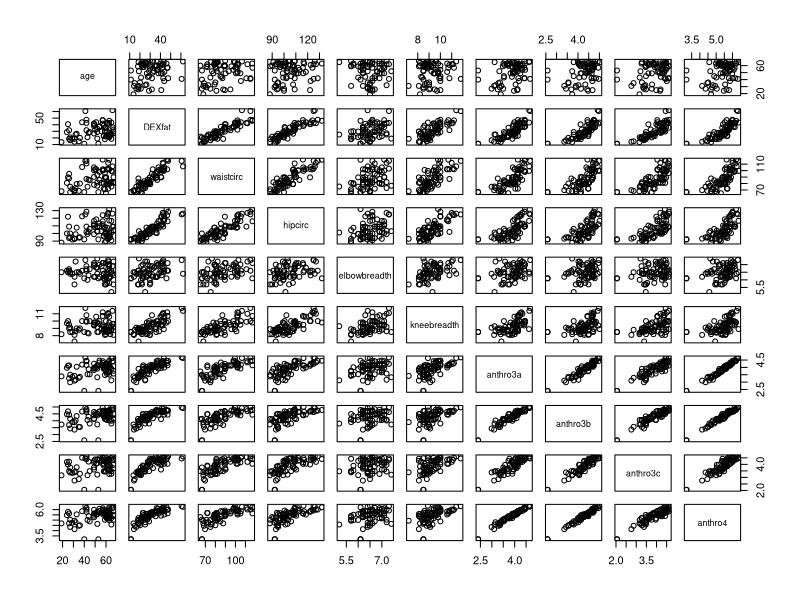
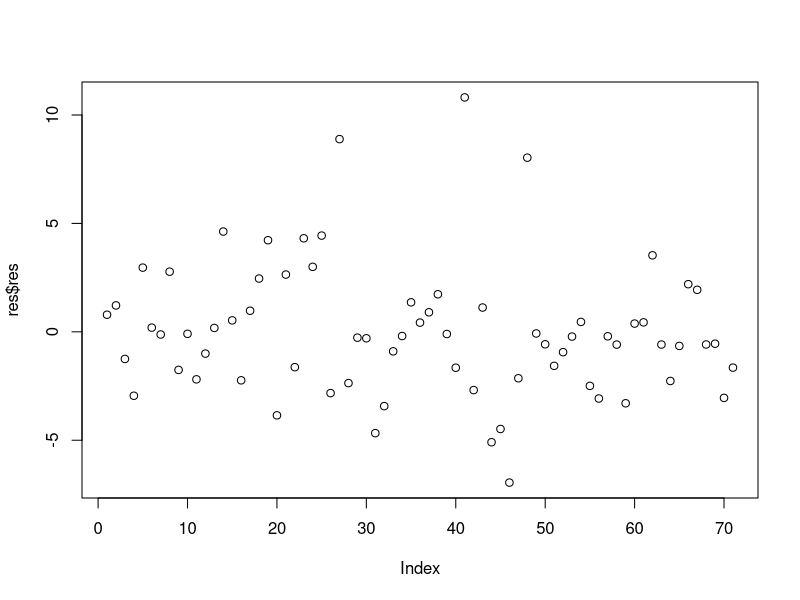
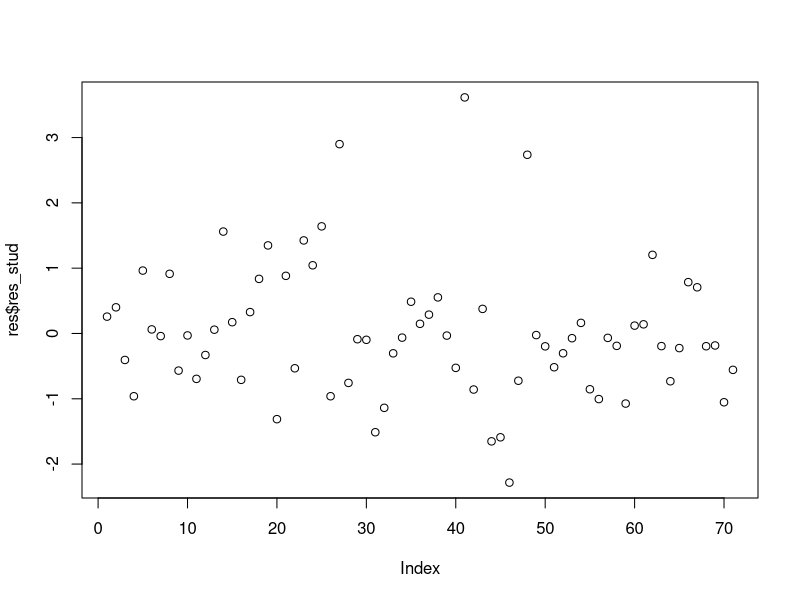
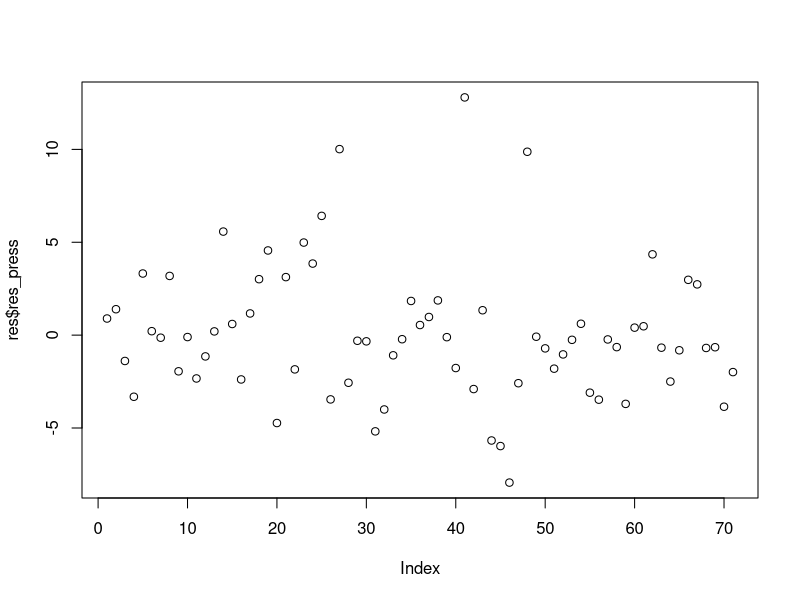
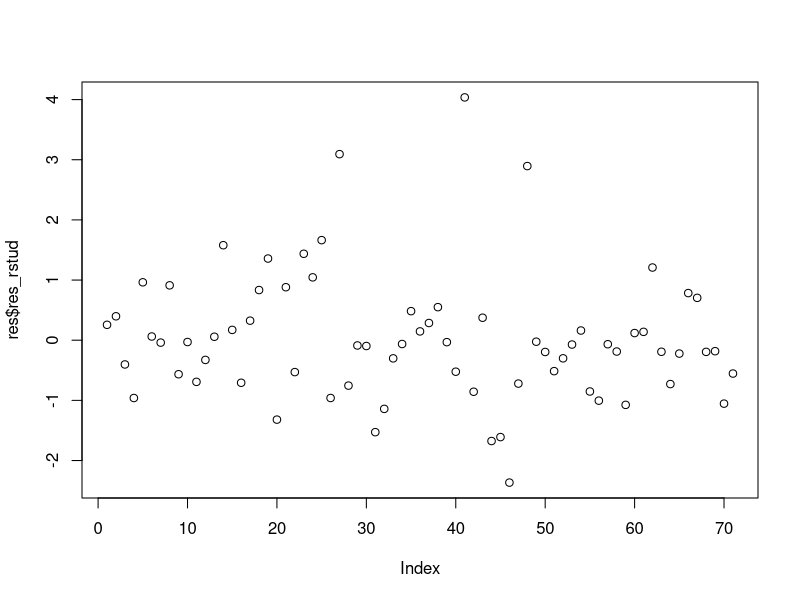
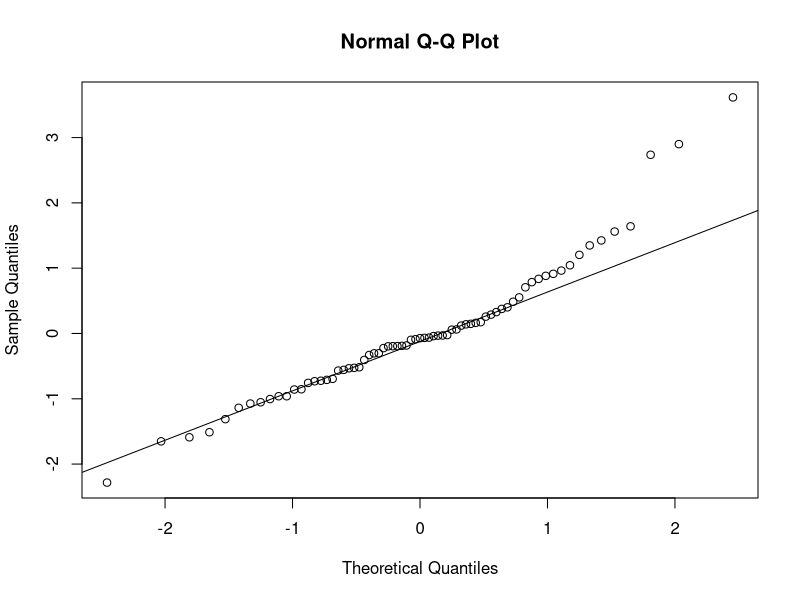
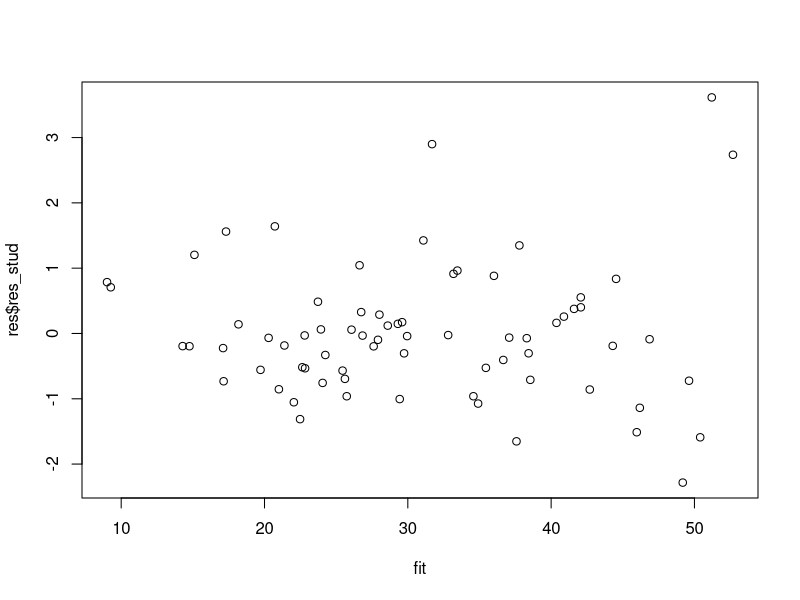
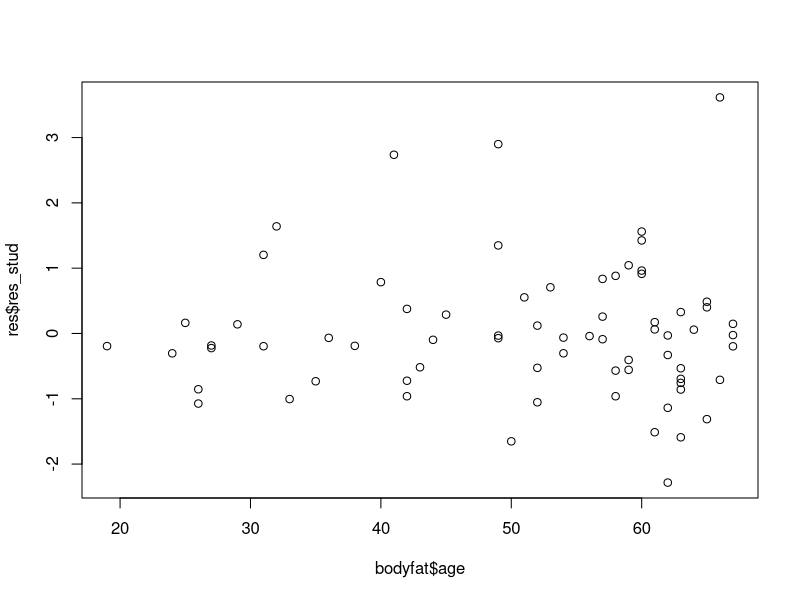

These figures' R source, in order: (Note: this script raises an error after producing the figures.)
#Load the data
library("TH.data")
library("car")

data("bodyfat")
head(bodyfat)
plot(bodyfat)
summary(bodyfat)

#Create the full model
model <- lm(DEXfat ~., data = bodyfat)
summary(model)

#Residual analysis
get_res <- function(model) {
  n = nrow(bodyfat)
  p = ncol(bodyfat)-1
  h_ii = lm.influence(model)$hat
  res = residuals(model)
  MS_res = sum(res^2)/(n-p) 
  res_std   = res / sqrt(MS_res)
  res_stud  = res / sqrt(MS_res*(1-h_ii))
  res_press = res / (1 - h_ii)
  S2 = ((n-p)*MS_res-res^2/(1-h_ii))/(n-p-1)
  res_rstud <- res/sqrt(S2*(1-h_ii))
  return(list("res"=res,
              "res_std"=res_std,
              "res_stud"=res_stud,
              "res_rstud"=res_rstud,
              "res_press"=res_press))}

res <- get_res(model)

plot(res$res)
plot(res$res_stud)
plot(res$res_press)
plot(res$res_rstud)

#Normal probability plot
qqnorm(res$res_stud)
qqline(res$res_stud)

#(s_res_stud <- sort(res_stud))
#c_prob <- ((1:n)-1/2)/n
#plot(s_res_stud, c_prob)

#Plot of Residuals against the Fitted Values
fit <- fitted(model)
plot(fit, res$res_stud)

#Plot of Residuals against the Regressor
plot(bodyfat$age, res$res_stud)
plot(bodyfat$waistcirc, res$res_stud)
plot(bodyfat$hipcirc, res$res_stud)
plot(bodyfat$elbowbreadth, res$res_stud)
plot(bodyfat$kneebreadth, res$res_stud)
plot(bodyfat$anthro3a, res$res_stud)
plot(bodyfat$anthro3b, res$res_stud)
plot(bodyfat$anthro3c, res$res_stud)
plot(bodyfat$anthro4, res$res_stud)

#Partial regression plots
avPlots(model)

#Partial residual plots
crPlots(model)

#PRESS statistic
(press = sum(res$res_press^2))

#Transformation of regressors
#bodyfat$waistcirc = 1 / bodyfat$waistcirc
#bodyfat$hipcirc = 1 / bodyfat$hipcirc
bodyfat$anthro3a = 1 / bodyfat$anthro3a
bodyfat$anthro3b = 1 / bodyfat$anthro3b
bodyfat$anthro3c = 1 / bodyfat$anthro3c
bodyfat$anthro4 = 1 / bodyfat$anthro4


#Variance-stabilization of the model
bodyfat$DEXfat <- sqrt(bodyfat$DEXfat)
model2 <- lm(DEXfat ~., data = bodyfat)

plot(bodyfat)

#Plot of Residuals against the Fitted Values
res2 <- get_res(model2)
fit2 <- fitted(model2)
plot(fit2, res2$res_stud)

#Normal probability plot
qqnorm(res2$res_stud)
qqline(res2$res_stud)

#Plot of Residuals against the Regressor
plot(bodyfat$age, res2$res_stud)
plot(bodyfat$waistcirc, res2$res_stud)
plot(bodyfat$hipcirc, res2$res_stud)
plot(bodyfat$elbowbreadth, res2$res_stud)
plot(bodyfat$kneebreadth, res2$res_stud)
plot(bodyfat$anthro3a, res2$res_stud)
plot(bodyfat$anthro3b, res2$res_stud)
plot(bodyfat$anthro3c, res2$res_stud)
plot(bodyfat$anthro4, res2$res_stud)

#Partial regression plots
avPlots(model2)


# Prediction variability power
(press = sum(res2$res_press^2))
SS_T = sum((bodyfat$DEXfat - mean(bodyfat$DEXfat))^2)
R2_pred = 1 - press / SS_T

# Examination of residuals - Seemingly ~3 outliers 73, 87, 94
plot(res2$res_stud)
plot(res2$res_press)
plot(res2$res_rstud)
View(res2$res_stud)

# Covratio with cutoff lines - A fair amount of seemingly influential points for precision
# Influential points - bad for precision 73 (0.31), 87 (0.12), 92 (0.56) and 94 (0.40)
covrat = covratio(model2)
plot(covrat)
abline(h=1 - 3*p/n)
abline(h=1 + 3*p/n)
View(covrat)

# Cooks distance - No major influential points displacing the model parameters
# The most influential points 71 (0.12), 73 (0.10), 87 (0.24) and 94 (0.17)
cooksD = cooks.distance(model2)
plot(cooksD)
cutoff = qf(0.5, p, n-p)
abline(h=cutoff)
View(cooksD)

# Leverage points - About 4 points far enough away to be considered leverage points
# Leverage points include 71 (0.31), 81 (0.26), 112 (0.26) and 113 (0.29)
H_diag = lm.influence(model2)$hat
plot(H_diag)
abline(h=2*p/n)
View(H_diag)

# Checking for normality - 73, 87 and 94 seems to violate the normality condition
qqinfo = qqPlot(res2$res_stud)
View(qqinfo)
